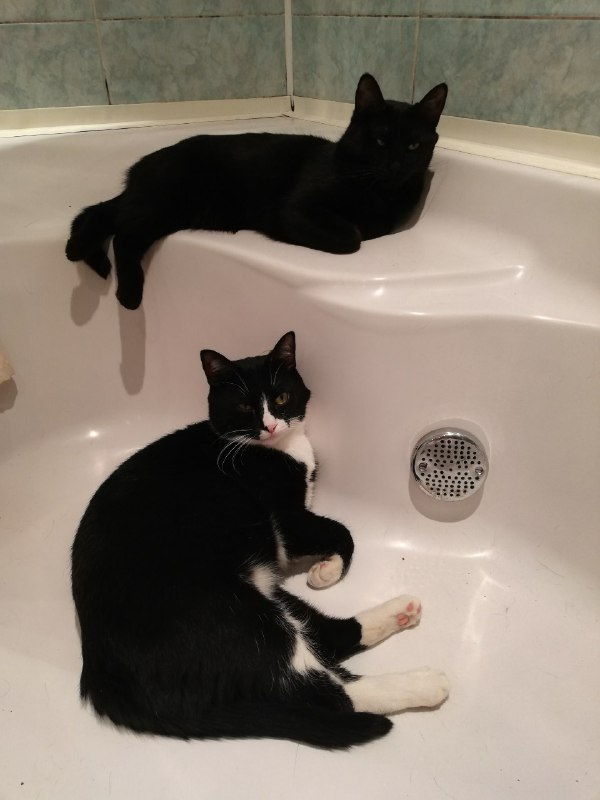
#> input picture cat1.jpg, 600 x 800 px
$ python textimage.py
#> lines starting #> are read from the running program, lines starting #| are printed output that depends on the picture
from PIL import Image, ImageDraw, ImageFont
from datetime import datetime
import os


def text_to_image(image_name, text):
#> called with image_name = 'cat1.jpg', text = 'тест'
    image = Image.open(image_name)
#> image is the input picture: PIL image 600x800 RGB; mean R, G, B 133.5, 122.4, 110.7

    font = ImageFont.truetype('Lobster.ttf', 30)
    font_color = (256, 256, 256)
    signature_pos = (50, image.height - 80)
#> signature_pos = (50, 720)

    drawing = ImageDraw.Draw(image)
    drawing.text(signature_pos, text, font=font, fill=font_color, stroke_width=2, stroke_fill=(0, 0, 0))

    image_path = f"pics/pic{datetime.strftime(datetime.now(), '%H-%M-%S')}.png"
    image.save(image_path, format='PNG')
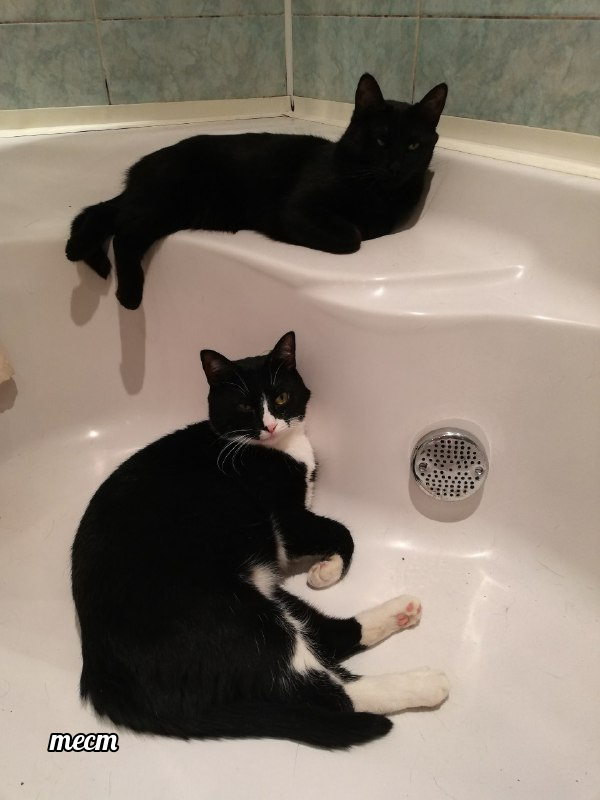
#> saved as pic15-08-57.png: PIL image 600x800 RGB; mean R, G, B 133.3, 122.2, 110.5

    return(image_path)


if __name__ == '__main__':
    test_image = Image.open(text_to_image('cat1.jpg', 'тест'))
    test_image.show()
